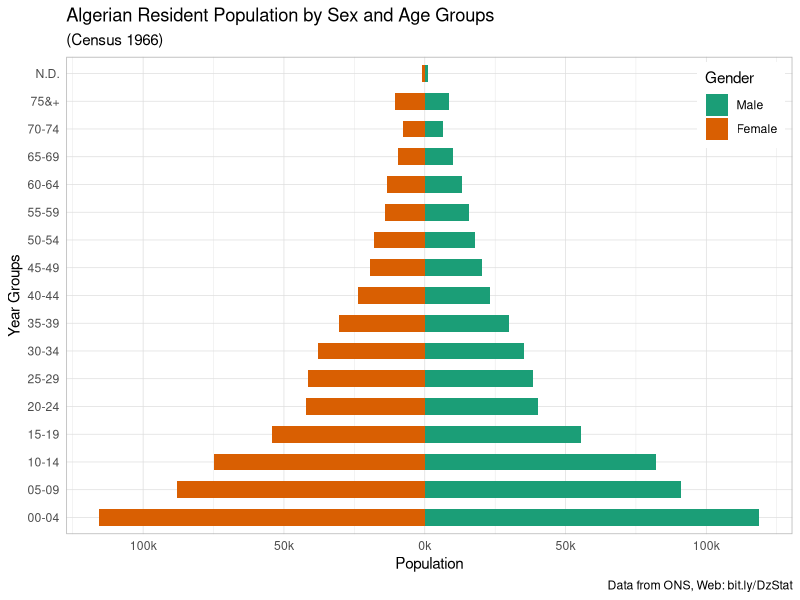
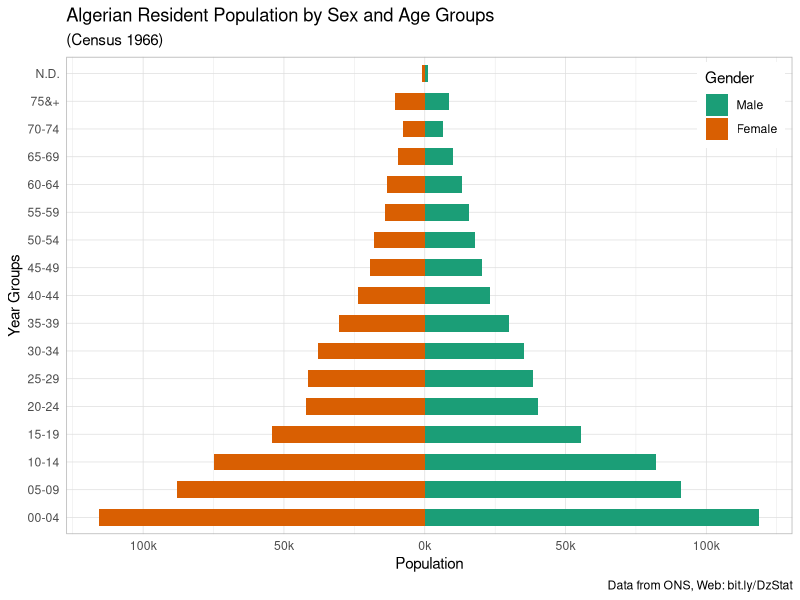

The R source for these figures, in order:
library(ggplot2)
library(readxl)
library(reshape2)

table34 <- read_xlsx("Table34-37.xlsx")

table34y66 <- table34[3:19,c("YearG","Tmale","Tfemale")]
table34y66[,"Tfemale"] <- -table34y66[,"Tfemale"]
colnames(table34y66) <- c("YearG", "Male", "Female")

grdata <- melt(table34y66, YearG = c("Male","Female"))
write.csv(grdata, "grdata.csv")


# X Axis Breaks and Labels 
brks <- seq(-1500000, 1500000, 500000)
lbls = paste0(as.character(c(seq(150, 0, -50), seq(50, 150, 50))), "k")

# Plot
ggplot(grdata, aes(x = YearG, y = value, fill = variable)) +   # Fill column
  geom_bar(stat = "identity", width = .6) +   # draw the bars
  scale_y_continuous(breaks = brks,   # Breaks
                     labels = lbls) + # Labels
  coord_flip() +  # Flip axes
  labs(title="Algerian Resident Population by Sex and Age Groups",
       subtitle = "(Census 1966)",
       y = "Population",
       x = "Year Groups",
       fill = "Gender",
       caption = "Data from ONS, Web: bit.ly/DzStat") +
  theme_light() + 
  theme(axis.ticks = element_blank(), legend.justification = c(1,1), legend.position = c(0.99,0.99)) +   # Centre plot title
  scale_fill_brewer(palette = "Dark2")  # Color palette
ggsave("Table34-37(1966).png", width = 6.5, height = 4, dpi = 300)
